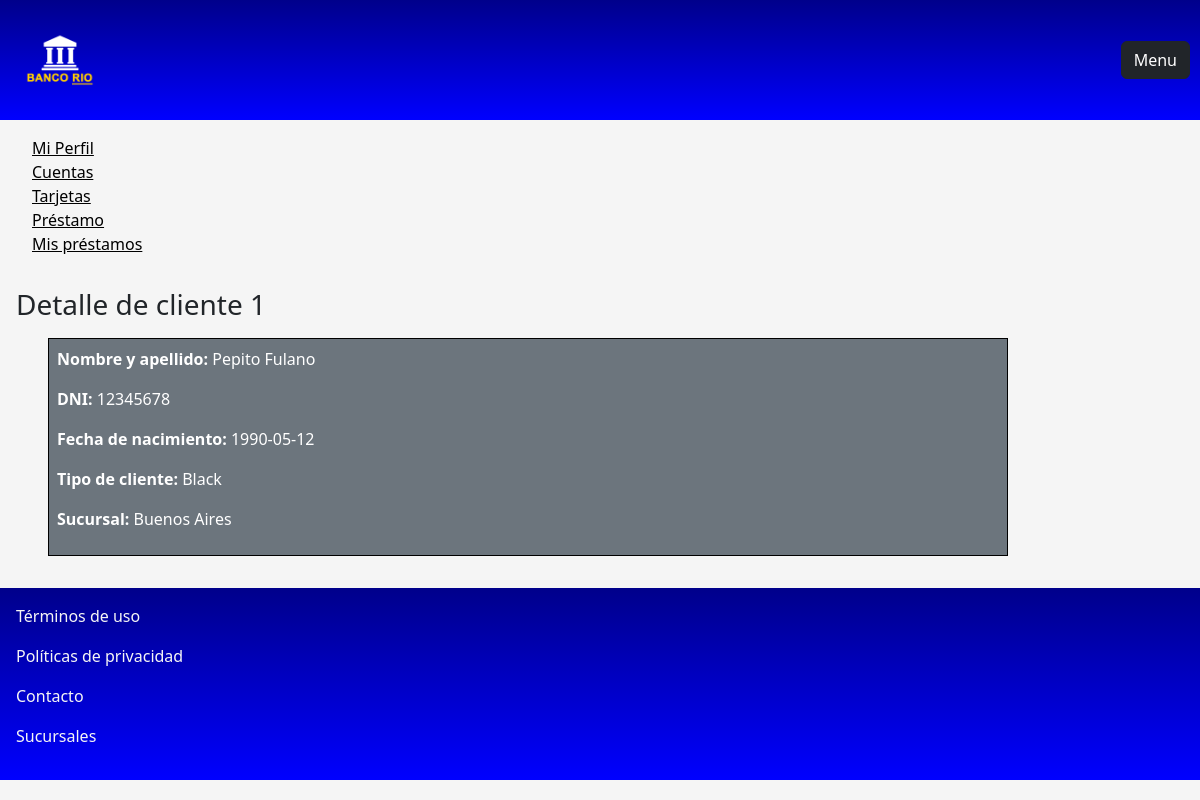
The page /clientes/1/ (signed in) on the database its author committed.
### Clientes/models.py (models this page shows)
class Cliente(models.Model):
    name = models.CharField(max_length=100)
    surname = models.CharField(max_length=100)
    dni = models.CharField(max_length=10)
    dob = models.CharField(max_length=100)
    branch = models.ForeignKey(Sucursal, on_delete=models.CASCADE)
    tipo = models.ForeignKey(Tipo_Cliente, on_delete=models.CASCADE)
    usuario = models.OneToOneField(User, on_delete=models.CASCADE, null=True)
    def __str__(self):
        return self.name + " " + self.surname

class Tipo_Cliente(models.Model):
    cliente_tipo = models.CharField(max_length=20)
    def __str__(self):
        return self.cliente_tipo

### Sucursales/models.py (models this page shows)
class Sucursal(models.Model):
    nombre = models.CharField(max_length=50)
    numero = models.IntegerField()
    def __str__(self):
        return self.nombre

### Clientes/views.py (the view)
# urls.py: path('clientes/<int:cliente_id>/', views.detalle, name="cliente_detail"),
@login_required
def detalle(request, cliente_id):
        cliente = Cliente.objects.get(pk=cliente_id)
        if cliente.usuario_id == request.user.id:
                return render(request, "Clientes/cliente_detail.html", {"cliente":cliente})
        else:
              return render(request, "Clientes/error.html", {"cliente":""})

### Inicio/context_processors.py (called while the page is built)
def cliente_processor(request):
    if request.user.is_authenticated or request.user.is_superuser == 1:
        cliente = Cliente.objects.filter(usuario_id__exact=request.user.id).first()
        return{"cliente":cliente}
    else:
        return{"cliente":""}

### Clientes/templates/Clientes/cliente_detail.html (shortened to what this page needs)
{% extends 'Inicio/base.html' %}
{% load static %}
{% block content %}
<section>
    <nav class="menu-navbar">
        <ul>
            <li><a href="{% url 'cliente_detail' cliente.id %}"> Mi Perfil </a></li>
            <li><a href="{% url 'cuentas_cliente' cliente.id %}"> Cuentas </a></li>
            <li><a href="{% url 'tarjetas_cliente' cliente.id %}"> Tarjetas </a></li>
            <li><a href="{% url 'prestamo' cliente.id %}"> Préstamo </a></li>
            <li><a href="{% url 'prestamos_cliente' cliente.id %}">Mis préstamos </a></li>
        </ul>
    </nav>
    <h3 class="texto"> Detalle de cliente {{cliente.id}} </h1>
        <div id="detalle">
            <div class="container p-2 bg-secondary text-white">
                <p><strong>Nombre y apellido:</strong> {{ cliente }} </p>
                <p><strong>DNI:</strong> {{ cliente.dni }} </p>
                <p><strong>Fecha de nacimiento:</strong> {{ cliente.dob }} </p>
                <p><strong>Tipo de cliente:</strong> {{cliente.tipo}} </p>
                <p><strong>Sucursal:</strong> {{ cliente.branch }}</p>
            </div>
        </div>
</section>
{% endblock %}

### Inicio/static/Inicio/css/style.css (style rules this page uses)
* { font-style: sans-serif; }
body { background-color: #f5f5f5; }
.texto { margin-left: 1rem; margin-top: 1rem; margin-bottom: 1rem; }
.menu-navbar { display: inline-flex; flex-direction: column; margin-top: 1rem; }
.menu-navbar ul li { list-style: none; }
.menu-navbar ul li a { color: black; }
#detalle { border: solid 1px black; width: 80%; margin-left: 3rem; }

### rows shown on the page
Cliente: id "1", name+surname "Pepito Fulano", dni "12345678", dob "1990-05-12", tipo "Black", branch "Buenos Aires"
